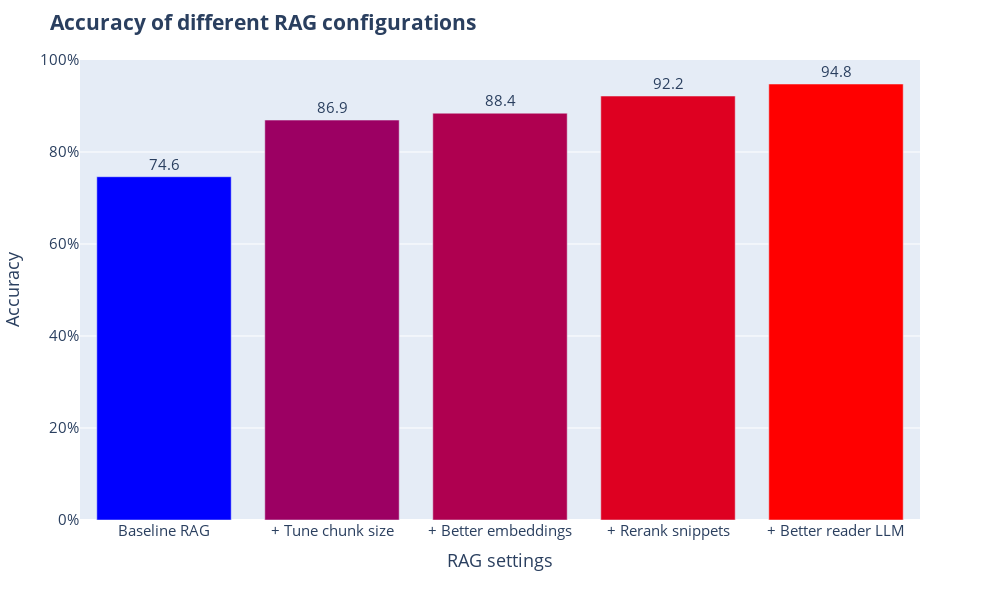

Write notebook code for a chart like this one.
### Code cell
fig = px.bar(
    scores,
    color=scores,
    labels={
        "value": "Accuracy",
        "settings": "Configuration",
    },
    color_continuous_scale="bluered",
)
fig.update_layout(
    width=1000,
    height=600,
    barmode="group",
    yaxis_range=[0, 100],
    title="<b>Accuracy of different RAG configurations</b>",
    xaxis_title="RAG settings",
    font=dict(size=15),
)
fig.layout.yaxis.ticksuffix = "%"
fig.update_coloraxes(showscale=False)
fig.update_traces(texttemplate="%{y:.1f}", textposition="outside")
fig.show()

### Figure 1 — Plotly figure (JSON) as saved in the notebook; plotly's stock layout.template omitted (floating-point values rounded to 4 significant figures)
{"data": [{"alignmentgroup": "True", "hovertemplate": "index=%{x}<br>Accuracy=%{y}<br>color=%{marker.color}<extra></extra>", "legendgroup": "", "marker": {"color": [74.63, 86.94, 88.43, 92.16, 94.78], "coloraxis": "coloraxis", "pattern": {"shape": ""}}, "name": "", "offsetgroup": "", "orientation": "v", "showlegend": false, "textposition": "outside", "texttemplate": "%{y:.1f}", "type": "bar", "x": ["Baseline RAG", "+ Tune chunk size", "+ Better embeddings", "+ Rerank snippets", "+ Better reader LLM"], "xaxis": "x", "y": [74.63, 86.94, 88.43, 92.16, 94.78], "yaxis": "y"}], "layout": {"barmode": "group", "coloraxis": {"colorbar": {"title": {"text": "color"}}, "colorscale": [[0, "rgb(0,0,255)"], [1, "rgb(255,0,0)"]], "showscale": false}, "font": {"size": 15}, "height": 600, "legend": {"tracegroupgap": 0}, "margin": {"t": 60}, "title": {"text": "<b>Accuracy of different RAG configurations</b>"}, "width": 1000, "xaxis": {"anchor": "y", "domain": [0, 1], "title": {"text": "RAG settings"}}, "yaxis": {"anchor": "x", "domain": [0, 1], "range": [0, 100], "ticksuffix": "%", "title": {"text": "Accuracy"}}}}
